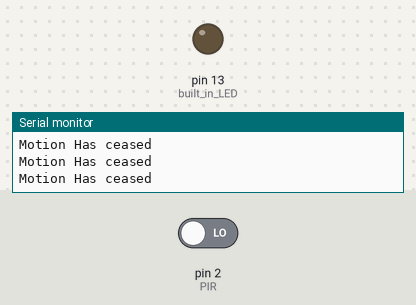
Recording of a sketch running on a simulated Arduino Uno, built with avr-gcc and run on an emulated ATmega328P. Shown: output pins drawn as LEDs (lit = HIGH), the last lines printed to the serial monitor. The inputs (shaded band) are chosen by the test bench; at power-on: pin 2 (PIR) LOW.

Above: at 2.8 s.
2.9 s: pin 2 (PIR) driven HIGH
At 3.8 s:
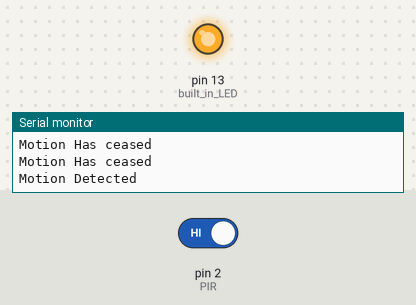
4.5 s: pin 2 (PIR) driven LOW
At 5.4 s:
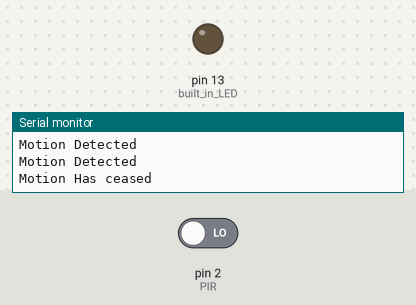
Timing chart, 0 to 7.5 s (numbered marks = the images above; inputs shaded):
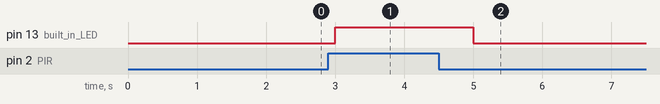

The sketch:

sketch_mar04a.ino
```cpp
#define PIR 2

int input = 0;

void setup() {
  Serial.begin(9600);
  Serial.println("Program Running...");
  pinMode(LED_BUILTIN, OUTPUT);     //built in LED
  pinMode(PIR, INPUT);

}

void loop() {
  input = digitalRead(PIR);
  //Serial.println(input);
  if(input){
    digitalWrite(LED_BUILTIN, 1);
    Serial.println("Motion Detected");
  }else{
    digitalWrite(LED_BUILTIN, 0);
    Serial.println("Motion Has ceased");
  }

  delay(1000);

}
```

Measured:
- after the input at 2.9 s, pin 13 (built_in_LED): LOW → HIGH after 0.10 s
- after the input at 4.5 s, pin 13 (built_in_LED): HIGH → LOW after 0.50 s
